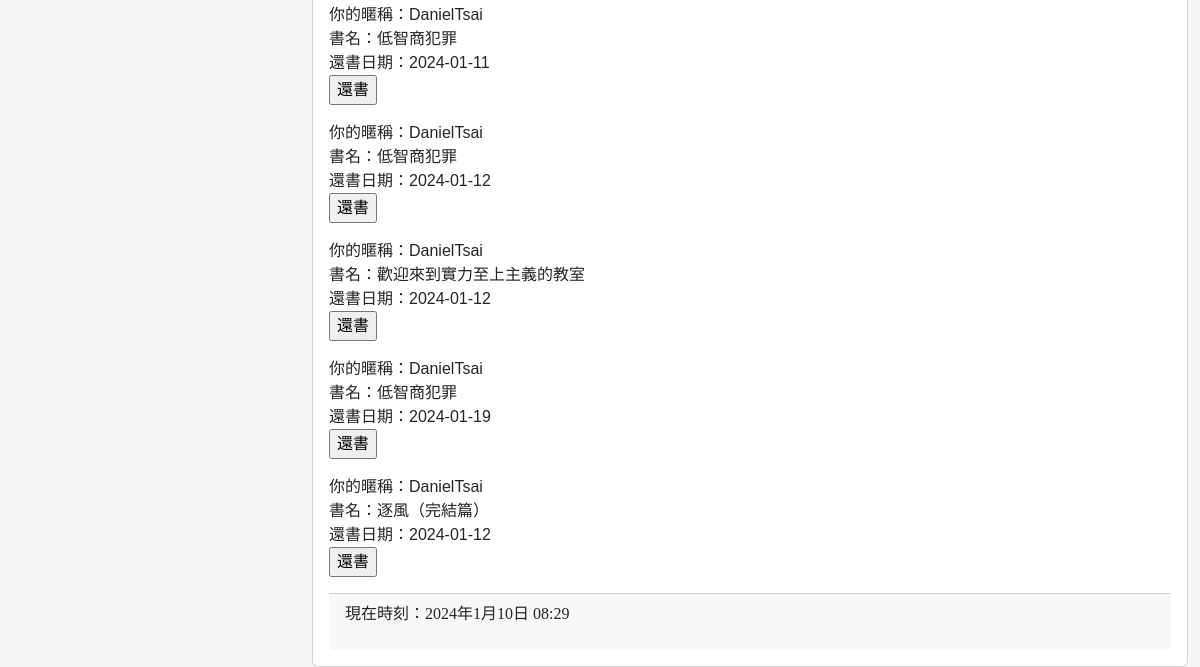
Before: /return_book/ (signed in, lower part) with the older database file.
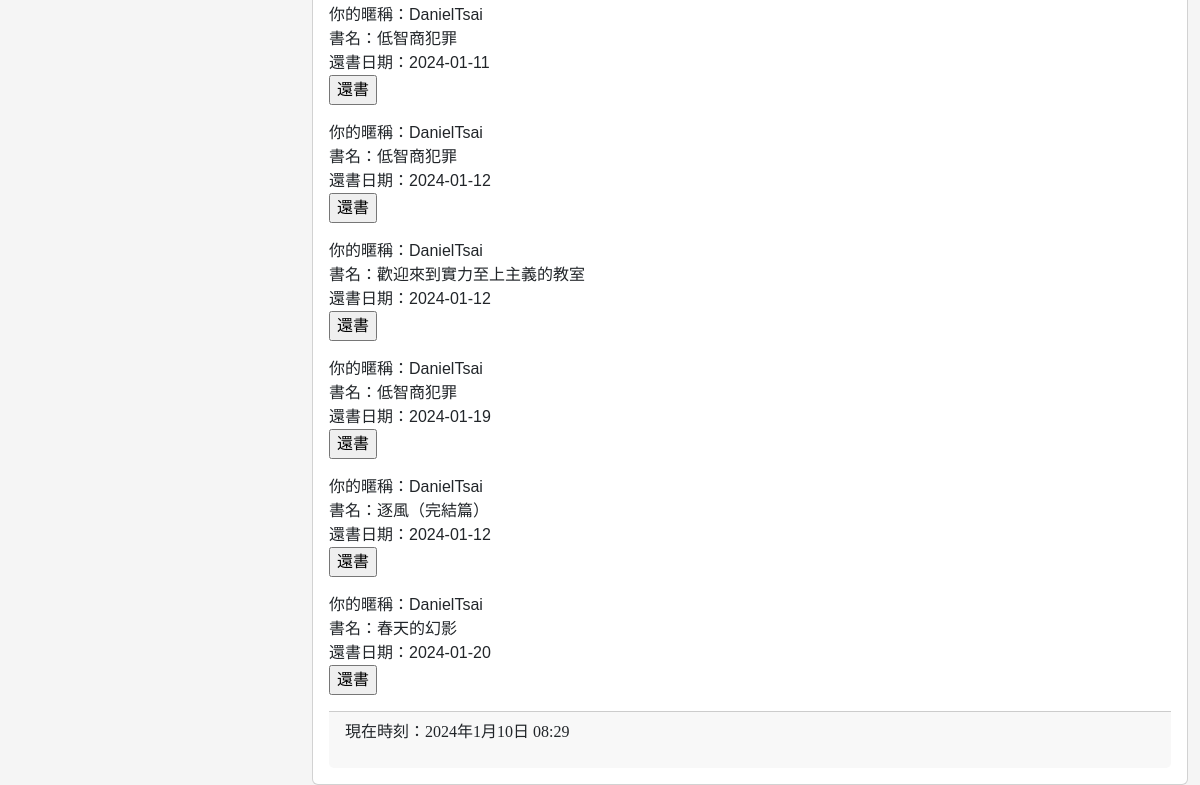
After: the same page with the newer database file.
### mysite/models.py (models this page shows)
class Borrow(models.Model):
    user = models.ForeignKey(User, on_delete=models.CASCADE,default=1)
    nickname = models.CharField(max_length=40)
    borrow_date = models.TextField(null=False)
    book_name = models.CharField(max_length=40)
    return_date = models.TextField(max_length=40)
    pub_time = models.DateTimeField(auto_now=True)
    enabled = models.BooleanField(default=True)

### mysite/views.py (the view, shortened to what this page needs)
# urls.py: path('return_book/',site.return_book,name='return_book'),
@login_required(login_url='/msg/')
def return_book(request):
    posts = Borrow.objects.filter(enabled=True).order_by('-pub_time')[:30]
    abc = Borrow.objects.all()
    username = request.user.username
    now = datetime.now()
    user_borrowed_books = Borrow.objects.filter(user=request.user, enabled=True)
    if request.user.is_authenticated:
        current_user = request.user
    if request.method == 'GET':
        form = BorrowForm()
        if not user_borrowed_books:
            message = '無借書'
        return render(request, 'myform2.html', locals())

### mysite/form.py
class BorrowForm(forms.Form):
    user_name = forms.CharField(label='你的暱稱', max_length=50, initial='daniel')
    book_name = forms.CharField(label='書名', max_length=50)
    borrow_date=forms.CharField(label='借書日期', max_length=50)
    return_date=forms.CharField(label='還書日期', max_length=50)
    statue=forms.BooleanField(label='狀態')

### mysite/templates/myform2.html (shortened to what this page needs)
{% extends "base.html" %}
{% block content %}
{% for book in user_borrowed_books %}
  <form action="" method="post">
    <label for='user'>你的暱稱：{{ username }}</label><br>
    <label for='bookname'>書名：{{ book.book_name }}</label><br>
    <label for='return_date'>還書日期：{{ book.return_date }}</label><br>
    <input type='submit' value='還書'>
  </form>
{% endfor %}
{% endblock content %}

### templates/base.html (shortened to what this page needs)
<head>
    <link href="https://cdn.jsdelivr.net/npm/bootstrap@5.3.2/dist/css/bootstrap.min.css" rel="stylesheet">
</head>
<body>
    <div class="container-fluid">
        <div class="row">
            <div class="col-sm-3 col-md-3">
            </div>
            <div class="col-sm-9 col-md-9">
                <div class="card">
                    <div class="card-body">
                        {% block content %}{% endblock %}
                    <div class="card-footer">{% include 'footer.html'%}</div>
                    </div>
                </div>
            </div>
        </div>
    </div>
</body>
</html>

### templates/header.html (shortened to what this page needs)
{% load static %}

### templates/footer.html
{% block footer %}
    {% if now %}
    <p style='font-family:微軟正黑體;'>現在時刻：{{ now }}</p>
    {% else %}
    <p style='font-family:微軟正黑體;'>本文內容取自網路，如有侵權請來信通知下架...
    <br>
    網站設計人:1105613蔡耀德，11056028邱柏翰，11056005許智霖
    </p>
    {% endif %}
{% endblock %}

### templates/base.html (style rules this page uses)
body { font-family: Arial, sans-serif; background-color: #f5f5f5; margin: 0; padding: 0; }

Changed rows visible on the page:
added Borrow: {{ username }} "DanielTsai", book_name "春天的幻影", return_date "2024-01-20"
